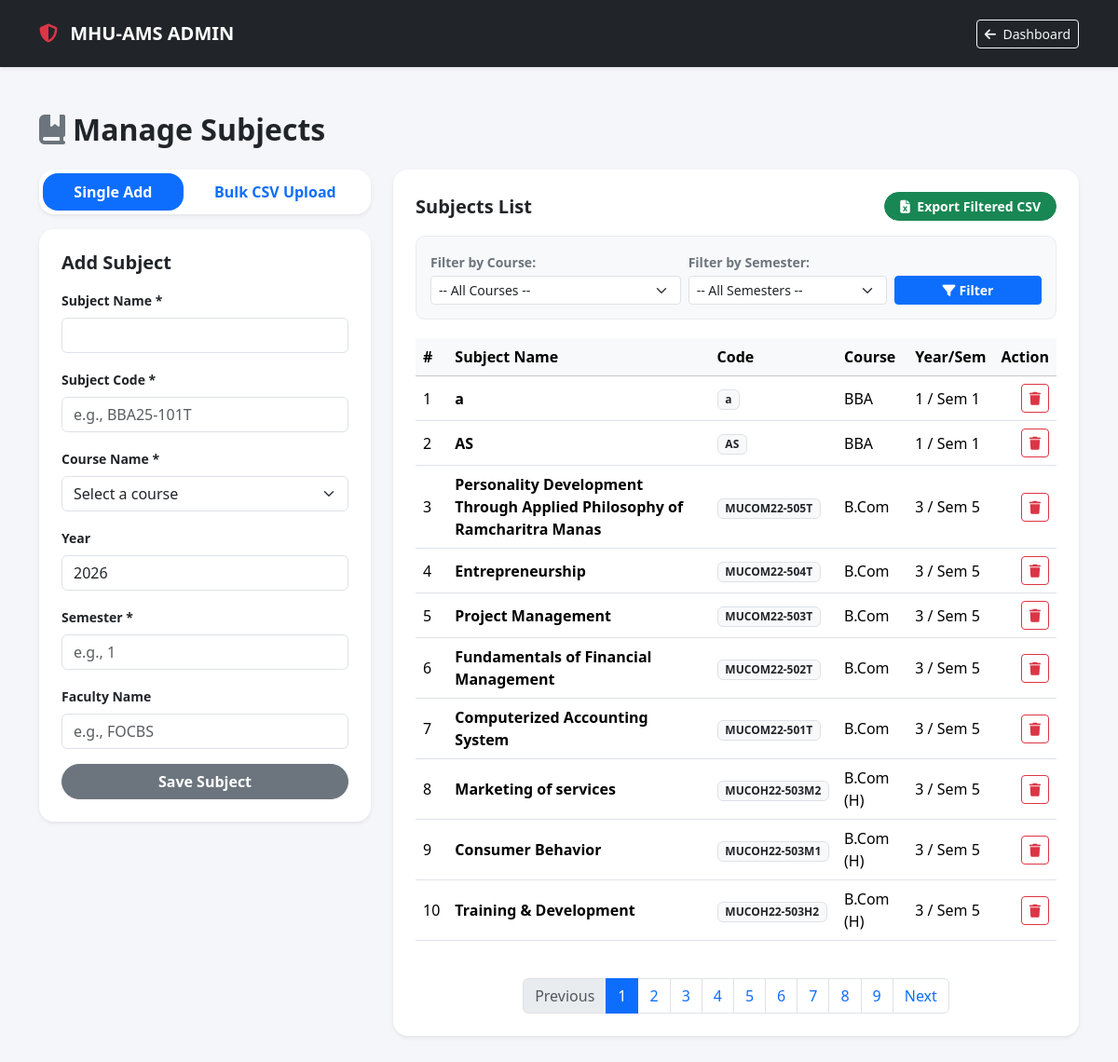
/admin/manage_subjects.php (signed in), run on the app's committed database.
### tables this page shows
CREATE TABLE `subjects` (
  `course_id` int(11) NOT NULL,
  `course_name` varchar(233) NOT NULL,
  `Year` int(11) NOT NULL,
  `semester` int(11) NOT NULL,
  `subject_name` varchar(255) NOT NULL,
  `dept_name` varchar(235) NOT NULL,
  `subject_code` varchar(55) NOT NULL,
  `faculty_name` varchar(55) NOT NULL
);

### admin/manage_subjects.php (the view, shortened to what this page needs)
<?php
include "../db_connect.php";
$where_sql = "WHERE 1=1";
$limit = 10;
$page = isset($_GET['page']) ? (int)$_GET['page'] : 1;
$offset = ($page - 1) * $limit;
$count_query = "SELECT COUNT(*) AS total FROM subjects $where_sql";
$count_res = $conn->query($count_query);
$total_records = $count_res ? $count_res->fetch_assoc()['total'] : 0;
$total_pages = ceil($total_records / $limit);
?>
<!doctype html>
<html lang="en">
<head>
    <link href="https://cdn.jsdelivr.net/npm/bootstrap@5.3.8/dist/css/bootstrap.min.css" rel="stylesheet">
    <link rel="stylesheet" href="https://cdnjs.cloudflare.com/ajax/libs/font-awesome/6.5.1/css/all.min.css">
</head>
<body>
    <nav class="navbar navbar-dark bg-dark shadow-sm py-3">
        <div class="container">
            <a class="navbar-brand fw-bold" href="index.php"><i class="fa-solid fa-shield-halved text-danger me-2"></i> MHU-AMS ADMIN</a>
            <a href="index.php" class="btn btn-sm btn-outline-light"><i class="fa-solid fa-arrow-left me-1"></i> Dashboard</a>
        </div>
    </nav>
    <main class="container py-5">
        <h2 class="fw-bold text-dark mb-4"><i class="fa-solid fa-book-bookmark text-secondary me-2"></i>Manage Subjects</h2>
        <div class="row g-4">
            <div class="col-lg-4">
                <ul class="nav nav-pills nav-fill mb-3 bg-white p-1 rounded-4 shadow-sm" id="subjectTab" role="tablist">
                    <li class="nav-item" role="presentation">
                        <button class="nav-link active rounded-4 fw-semibold small" id="single-tab" data-bs-toggle="pill" data-bs-target="#single-add" type="button" role="tab">Single Add</button>
                    </li>
                    <li class="nav-item" role="presentation">
                        <button class="nav-link rounded-4 fw-semibold small" id="bulk-tab" data-bs-toggle="pill" data-bs-target="#bulk-add" type="button" role="tab">Bulk CSV Upload</button>
                    </li>
                </ul>
                <div class="tab-content" id="subjectTabContent">
                    <div class="tab-pane fade show active" id="single-add" role="tabpanel">
                        <div class="card border-0 shadow-sm p-4 rounded-4 bg-white">
                            <h5 class="fw-bold mb-3">Add Subject</h5>
                            <form method="POST">
                                <div class="mb-3"><label class="form-label small fw-semibold">Subject Name *</label><input type="text" name="subject_name" class="form-control" required></div>
                                <div class="mb-3"><label class="form-label small fw-semibold">Subject Code *</label><input type="text" name="subject_code" class="form-control" placeholder="e.g., BBA25-101T" required></div>
                                <div class="mb-3">
                                    <label class="form-label small fw-semibold">Course Name *</label>
                                    <select name="course_name" class="form-select" required>
                                        <option value="" selected disabled>Select a course</option>
                                    </select>
                                </div>
                                <div class="mb-3"><label class="form-label small fw-semibold">Year</label><input type="number" name="year" class="form-control" value="<?= date('Y') ?>" required></div>
                                <div class="mb-3"><label class="form-label small fw-semibold">Semester *</label>
                                    <input type="number" name="semester" class="form-control" min="1" max="12" placeholder="e.g., 1" required>
                                </div>
                                <div class="mb-3"><label class="form-label small fw-semibold">Faculty Name</label><input type="text" name="faculty_name" class="form-control" placeholder="e.g., FOCBS"></div>
                                <button type="submit" name="add_subject" class="btn btn-secondary w-100 rounded-pill fw-semibold">Save Subject</button>
                            </form>
                        </div>
                    </div>
                </div>
            </div>
            <div class="col-lg-8">
                <div class="card border-0 shadow-sm p-4 rounded-4 bg-white">
                    <div class="d-flex justify-content-between align-items-center mb-3">
                        <h5 class="fw-bold mb-0">Subjects List</h5>
                        <a href="manage_subjects.php?export_csv=1" class="btn btn-sm btn-success rounded-pill fw-semibold px-3">
                            <i class="fa-solid fa-file-excel me-1"></i> Export Filtered CSV
                        </a>
                    </div>
                    <div class="filter-box">
                        <form method="POST" action="manage_subjects.php" class="row g-2 align-items-end">
                            <div class="col-md-5">
                                <label class="form-label small fw-semibold text-secondary mb-1">Filter by Course:</label>
                                <select class="form-select form-select-sm" name="sub_filter_course">
                                    <option value="">-- All Courses --</option>
                                </select>
                            </div>
                            <div class="col-md-4">
                                <label class="form-label small fw-semibold text-secondary mb-1">Filter by Semester:</label>
                                <select class="form-select form-select-sm" name="sub_filter_sem">
                                    <option value="">-- All Semesters --</option>
                                </select>
                            </div>
                            <div class="col-md-3 d-flex gap-1">
                                <button type="submit" name="apply_filters" class="btn btn-sm btn-primary w-100 fw-semibold"><i class="fa-solid fa-filter me-1"></i>Filter</button>
                            </div>
                        </form>
                    </div>
                    <div class="table-responsive">
                        <table class="table table-hover align-middle">
                            <thead class="table-light"><tr><th>#</th><th>Subject Name</th><th>Code</th><th>Course</th><th>Year/Sem</th><th class="text-end">Action</th></tr></thead>
                            <tbody>
                                <?php
                                $query = "SELECT * FROM subjects $where_sql ORDER BY course_id DESC LIMIT $limit OFFSET $offset";
                                $res = $conn->query($query);
                                $i = $offset + 1;
                                if ($res && $res->num_rows > 0) {
                                    while($row = $res->fetch_assoc()): ?>
                                    <tr>
                                        <td><?= $i++ ?></td>
                                        <td class="fw-semibold"><?= htmlspecialchars($row['subject_name']) ?></td>
                                        <td><span class="badge bg-light text-dark border"><?= htmlspecialchars($row['subject_code'] ?? 'N/A') ?></span></td>
                                        <td><?= htmlspecialchars($row['course_name'] ?? 'N/A') ?></td>
                                        <td><?= htmlspecialchars($row['Year'] ?? '') ?> / Sem <?= htmlspecialchars($row['semester'] ?? 'N/A') ?></td>
                                        <td class="text-end"><a href="manage_subjects.php?delete_id=<?= $row['course_id'] ?>" class="btn btn-sm btn-outline-danger" onclick="return confirm('Delete subject?');"><i class="fa-solid fa-trash"></i></a></td>
                                    </tr>
                                    <?php endwhile;
                                } else {
                                    echo '<tr><td colspan="6" class="text-center text-muted py-4">No subjects found matching the selected filters.</td></tr>';
                                }
                                ?>
                            </tbody>
                        </table>
                    </div>
                    <?php if ($total_pages > 1): ?>
                        <nav aria-label="Page navigation" class="mt-4">
                            <ul class="pagination justify-content-center mb-0">
                                <li class="page-item <?= ($page <= 1) ? 'disabled' : '' ?>">
                                    <a class="page-link" href="?page=<?= $page - 1 ?>" tabindex="-1">Previous</a>
                                </li>
                                <?php for ($p = 1; $p <= $total_pages; $p++): ?>
                                    <li class="page-item <?= ($page == $p) ? 'active' : '' ?>">
                                        <a class="page-link" href="?page=<?= $p ?>"><?= $p ?></a>
                                    </li>
                                <?php endfor; ?>
                                <li class="page-item <?= ($page >= $total_pages) ? 'disabled' : '' ?>">
                                    <a class="page-link" href="?page=<?= $page + 1 ?>">Next</a>
                                </li>
                            </ul>
                        </nav>
                    <?php endif; ?>
                </div>
            </div>
        </div>
    </main>
</body>
</html>

### admin/manage_subjects.php (style rules this page uses)
body { background-color: #f4f6f9; font-family: 'Segoe UI', system-ui, sans-serif; }
.filter-box { background-color: #f8f9fa; border-radius: 10px; padding: 15px; margin-bottom: 20px; border: 1px solid #e9ecef; }

### data on the page
subjects: subject_name "a", subject_code "a", course_name "BBA", Year "1", semester "1"
subjects: subject_name "AS", subject_code "AS", course_name "BBA", Year "1", semester "1"
subjects: subject_name "Personality Development Through Applied Philosophy of Ramcharitra Manas", subject_code "MUCOM22-505T", course_name "B.Com", Year "3", semester "5"
subjects: subject_name "Entrepreneurship", subject_code "MUCOM22-504T", course_name "B.Com", Year "3", semester "5"
subjects: subject_name "Project Management", subject_code "MUCOM22-503T", course_name "B.Com", Year "3", semester "5"
subjects: subject_name "Fundamentals of Financial Management", subject_code "MUCOM22-502T", course_name "B.Com", Year "3", semester "5"
subjects: subject_name "Computerized Accounting System", subject_code "MUCOM22-501T", course_name "B.Com", Year "3", semester "5"
subjects: subject_name "Marketing of services", subject_code "MUCOH22-503M2", course_name "B.Com (H)", Year "3", semester "5"
subjects: subject_name "Consumer Behavior", subject_code "MUCOH22-503M1", course_name "B.Com (H)", Year "3", semester "5"
subjects: subject_name "Training & Development", subject_code "MUCOH22-503H2", course_name "B.Com (H)", Year "3", semester "5"
